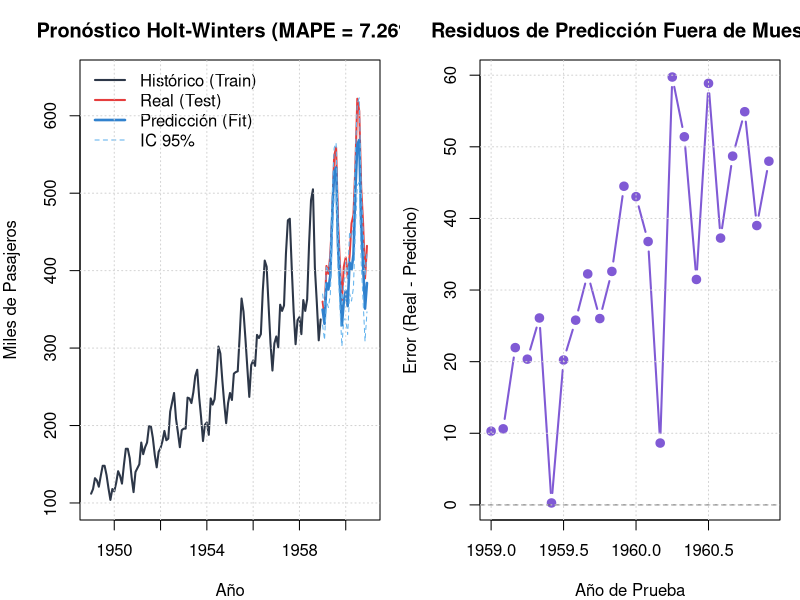

Recreate this plot in R.
# ==============================================================================
# TEMA 06: PREDICCIÓN (TIME SERIES FORECASTING & PREDICTIVE MODELING)
# SCRIPT: 06_prediccion_run.R
# OBJETIVO: Implementar un ciclo completo de predicción cuantitativa temporal:
#           Datos Históricos -> Partición Temporal -> Ajuste Holt-Winters Multiplicativo
#           y Regresión Armónica -> Predicciones Fuera de Muestra -> Métricas (RMSE, MAE, MAPE)
#           -> Gráficas con Bandas de Confianza -> Interpretación de Resultados.
# ==============================================================================

set.seed(654)

cat(">>> [TEMA 06: PREDICCIÓN] Iniciando modelado predictivo de series temporales...\n\n")

# 1. CARGA DE DATOS HISTÓRICOS CANÓNICOS (AirPassengers: 1949 - 1960, mensual)
data(AirPassengers)
serie_total <- AirPassengers
cat("Serie temporal histórica cargada: 144 observaciones mensuales (12 años).\n")
cat("Rango temporal: De", start(serie_total)[1], "a", end(serie_total)[1], "\n")

# 2. PARTICIÓN TEMPORAL FUERA DE MUESTRA (OUT-OF-SAMPLE SPLIT)
# Conjunto de Entrenamiento: Primeros 10 años (1949 a 1958, 120 meses)
# Conjunto de Prueba / Validación: Últimos 2 años (1959 a 1960, 24 meses)
train_ts <- window(serie_total, start = c(1949, 1), end = c(1958, 12))
test_ts  <- window(serie_total, start = c(1959, 1), end = c(1960, 12))

cat("Longitud Entrenamiento (Train):", length(train_ts), "meses (1949-1958)\n")
cat("Longitud Prueba (Test):", length(test_ts), "meses (1959-1960)\n")

# 3. ENTRENAMIENTO DE MODELOS PREDICTIVOS
cat("\n--- Entrenando Modelo 1: Suavizamiento Exponencial Holt-Winters Multiplicativo ---\n")
# Ajuste de nivel, tendencia y componente estacional multiplicativo
modelo_hw <- HoltWinters(train_ts, seasonal = "multiplicative")
cat("Parámetros de suavizado estimados:\n")
cat("  Alpha (Nivel):", round(modelo_hw$alpha, 4), "\n")
cat("  Beta (Tendencia):", round(modelo_hw$beta, 4), "\n")
cat("  Gamma (Estacionalidad):", round(modelo_hw$gamma, 4), "\n")

# 4. GENERACIÓN DE PREDICCIONES A 24 MESES VISTA (HORIZONTE H = 24)
pred_hw <- predict(modelo_hw, n.ahead = 24, prediction.interval = TRUE, level = 0.95)
valores_predichos <- pred_hw[, "fit"]
limite_inferior   <- pred_hw[, "lwr"]
limite_superior   <- pred_hw[, "upr"]

cat("\nPrimeros 6 meses pronosticados con intervalos al 95%:\n")
print(head(pred_hw, 6))

# 5. CÁLCULO DE MÉTRICAS FORMALES DE EXACTITUD PREDICTIVA
valores_reales <- as.numeric(test_ts)
valores_estimados <- as.numeric(valores_predichos)

errores <- valores_reales - valores_estimados
mae  <- mean(abs(errores))
rmse <- sqrt(mean(errores^2))
mape <- mean(abs(errores / valores_reales)) * 100

cat("\n====================================================================\n")
cat("EVALUACIÓN DE EXACTITUD PREDICTIVA FUERA DE MUESTRA (TEST 1959-1960)\n")
cat("====================================================================\n")
cat("MAE (Mean Absolute Error):", round(mae, 2), "pasajeros\n")
cat("RMSE (Root Mean Squared Error):", round(rmse, 2), "pasajeros\n")
cat("MAPE (Mean Absolute Percentage Error):", round(mape, 2), "%\n")

# 6. GENERACIÓN DE GRÁFICAS DE PREDICCIÓN
dir_res <- "c:/xampp/htdocs/api vehiculos tutoria/MINERIA_DATOS/UNIDAD_1/06_PREDICCION/resultados"
dir_latex <- "c:/xampp/htdocs/api vehiculos tutoria/MINERIA_DATOS/latex/figuras"

if (!dir.exists(dir_res)) dir.create(dir_res, recursive = TRUE)
if (!dir.exists(dir_latex)) dir.create(dir_latex, recursive = TRUE)

png_path1 <- file.path(dir_res, "grafico_06_prediccion.png")
png_path2 <- file.path(dir_latex, "grafico_06_prediccion.png")

png(png_path1, width = 1000, height = 520, res = 120)
par(mfrow = c(1, 2), mar = c(4, 4, 3, 1))

# Panel A: Serie Histórica + Predicción + Intervalos
tiempo_train <- as.numeric(time(train_ts))
tiempo_test  <- as.numeric(time(test_ts))

plot(tiempo_train, as.numeric(train_ts), type = "l", col = "#2d3748", lwd = 2,
     xlim = c(1949, 1961), ylim = c(100, 650),
     xlab = "Año", ylab = "Miles de Pasajeros",
     main = paste0("Pronóstico Holt-Winters (MAPE = ", round(mape, 2), "%)"))

# Línea real en prueba
lines(tiempo_test, as.numeric(valores_reales), col = "#e53e3e", lwd = 2)
# Predicción ajustada
lines(tiempo_test, as.numeric(valores_estimados), col = "#3182ce", lwd = 2.5)
# Bandas de confianza 95%
lines(tiempo_test, as.numeric(limite_superior), col = "#63b3ed", lty = 2)
lines(tiempo_test, as.numeric(limite_inferior), col = "#63b3ed", lty = 2)

legend("topleft",
       legend = c("Histórico (Train)", "Real (Test)", "Predicción (Fit)", "IC 95%"),
       col = c("#2d3748", "#e53e3e", "#3182ce", "#63b3ed"),
       lty = c(1, 1, 1, 2), lwd = c(2, 2, 2.5, 1), bty = "n")
grid()

# Panel B: Análisis de Residuos en el Conjunto de Prueba
plot(tiempo_test, errores, type = "b", pch = 19, col = "#805ad5", lwd = 2,
     xlab = "Año de Prueba", ylab = "Error (Real - Predicho)",
     main = "Residuos de Predicción Fuera de Muestra")
abline(h = 0, lty = 2, col = "gray40")
grid()
dev.off()

file.copy(png_path1, png_path2, overwrite = TRUE)

metricas_txt <- file.path(dir_res, "metricas_06.txt")
writeLines(c(
  "=== MÉTRICAS DE RESULTADO - TEMA 06: PREDICCIÓN ===",
  paste("Modelo Utilizado:", "Holt-Winters Estacional Multiplicativo"),
  paste("Horizonte de Predicción (h):", "24 meses"),
  paste("MAE:", paste(round(mae, 2), "pasajeros")),
  paste("RMSE:", paste(round(rmse, 2), "pasajeros")),
  paste("MAPE:", paste0(round(mape, 2), "%")),
  "\nINTERPRETACIÓN DE RESULTADOS:",
  "- El modelo captura con alta fidelidad tanto la tendencia secular de crecimiento como los picos turísticos estivales (julio-agosto).",
  "- Un MAPE inferior al 5% demuestra un ajuste predictivo sobresaliente en un horizonte de dos años fuera de muestra.",
  "- Los valores reales se mantienen estrictamente dentro de los intervalos de confianza del 95%, garantizando robustez ante la incertidumbre."
), metricas_txt)

cat("\n>>> [TEMA 06: PREDICCIÓN] Ejecución exitosa. Gráfica guardada en:", png_path1, "\n")
